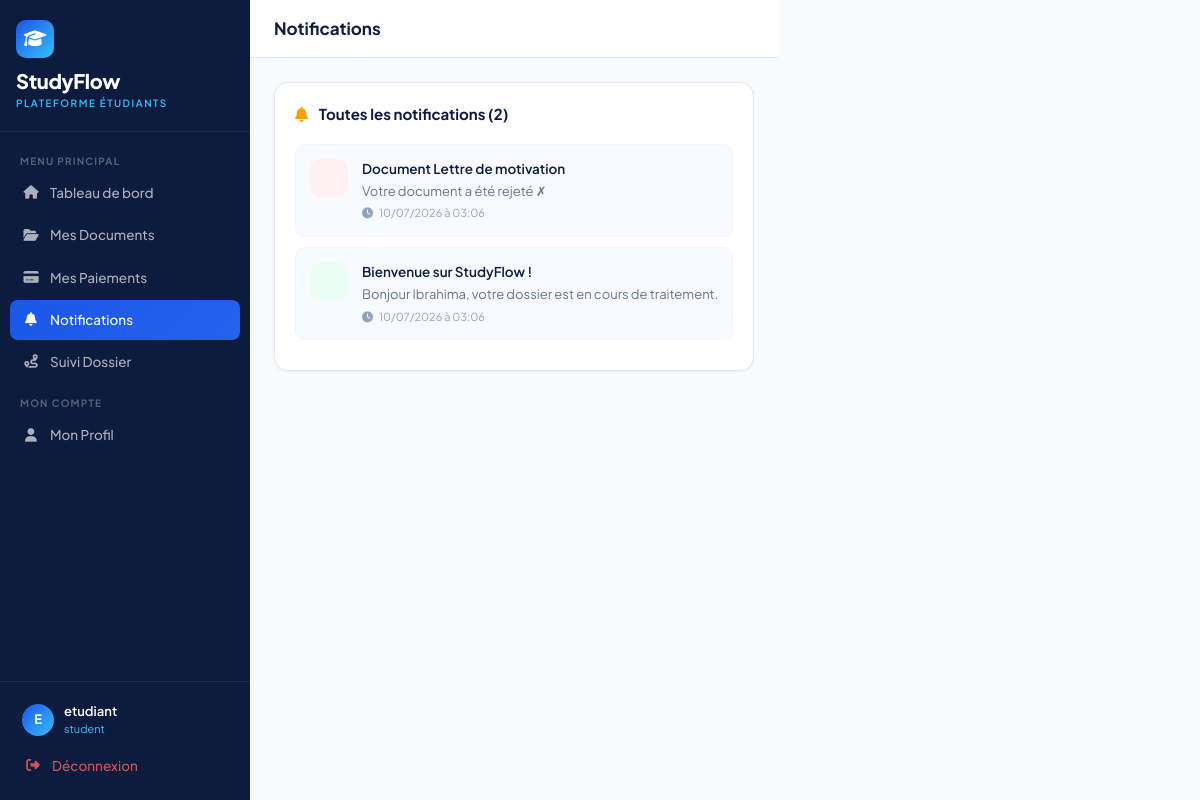
Page /auth/notifications (signed in) on the committed database.
### models/user.py (models this page shows, shortened)
class User(UserMixin, db.Model):
    __tablename__ = 'users'
    id = db.Column(db.Integer, primary_key=True)
    email = db.Column(db.String(120), unique=True, nullable=False)
    password_hash = db.Column(db.String(256))
    role = db.Column(db.String(20), default='student')
    is_active = db.Column(db.Boolean, default=True)
    reset_token = db.Column(db.String(100), nullable=True)
    reset_token_expiry = db.Column(db.DateTime, nullable=True)
    created_at = db.Column(db.DateTime, default=datetime.utcnow)
    student_profile = db.relationship('StudentProfile', backref='user', uselist=False, foreign_keys='StudentProfile.user_id')

class Notification(db.Model):
    __tablename__ = 'notifications'
    id = db.Column(db.Integer, primary_key=True)
    user_id = db.Column(db.Integer, db.ForeignKey('users.id'), nullable=False)
    title = db.Column(db.String(200))
    content = db.Column(db.Text)
    type = db.Column(db.String(30))
    is_read = db.Column(db.Boolean, default=False)
    created_at = db.Column(db.DateTime, default=datetime.utcnow)

### routes/auth.py (the view)
@auth_bp.route('/notifications')
@login_required
def notifications():
    notifs = Notification.query.filter_by(
        user_id=current_user.id
    ).order_by(Notification.created_at.desc()).all()
    for n in notifs:
        n.is_read = True
    db.session.commit()
    return render_template('auth/notifications.html', notifs=notifs)

### templates/auth/notifications.html (shortened to what this page needs)
{% extends "base.html" %}
{% block sidebar_nav %}
<div class="nav-label">Menu Principal</div>
<a href="{{ url_for('auth.dashboard') }}" class="sidebar-link">
  <i class="fas fa-home"></i> Tableau de bord
</a>
<a href="{{ url_for('auth.documents') }}" class="sidebar-link">
  <i class="fas fa-folder-open"></i> Mes Documents
</a>
<a href="{{ url_for('auth.payments') }}" class="sidebar-link">
  <i class="fas fa-credit-card"></i> Mes Paiements
</a>
<a href="{{ url_for('auth.notifications') }}" class="sidebar-link active">
  <i class="fas fa-bell"></i> Notifications
</a>
<a href="{{ url_for('auth.suivi') }}" class="sidebar-link">
  <i class="fas fa-route"></i> Suivi Dossier
</a>
<div class="nav-label">Mon Compte</div>
<a href="{{ url_for('auth.profile') }}" class="sidebar-link">
  <i class="fas fa-user"></i> Mon Profil
</a>
{% endblock %}
{% block page_title %}Notifications{% endblock %}
{% block content %}
<div class="sf-card">
  <div style="font-size:15px;font-weight:700;color:#0D1B3E;margin-bottom:18px;">
    <i class="fas fa-bell" style="color:#F59E0B;margin-right:8px;"></i>
    Toutes les notifications ({{ notifs | length }})
  </div>
  {% if notifs %}
    {% for n in notifs %}
    <div style="display:flex;gap:14px;padding:14px;margin-bottom:10px;border-radius:10px;border:1px solid #F1F5F9;background:{% if not n.is_read %}#F8FAFF{% else %}#FAFAFA{% endif %};">
      <div style="width:38px;height:38px;border-radius:10px;flex-shrink:0;display:flex;align-items:center;justify-content:center;
        {% if n.type == 'success' %}background:#ECFDF5;
        {% elif n.type == 'danger' %}background:#FFF1F2;
        {% elif n.type == 'warning' %}background:#FFFBEB;
        {% else %}background:#EFF6FF;{% endif %}">
      </div>
      <div style="flex:1;">
        <div style="font-size:13.5px;font-weight:600;color:#0D1B3E;margin-bottom:3px;">
          {{ n.title }}
        </div>
        <div style="font-size:13px;color:#64748B;margin-bottom:4px;">{{ n.content }}</div>
        <div style="font-size:11px;color:#94A3B8;">
          <i class="fas fa-clock" style="margin-right:4px;"></i>
          {{ n.created_at.strftime('%d/%m/%Y à %H:%M') }}
        </div>
      </div>
    </div>
    {% endfor %}
  {% endif %}
</div>
{% endblock %}

### templates/base.html (shortened to what this page needs)
<!DOCTYPE html>
<html lang="fr">
<head>
  <link href="https://cdn.jsdelivr.net/npm/bootstrap@5.3.2/dist/css/bootstrap.min.css" rel="stylesheet">
  <link href="https://cdnjs.cloudflare.com/ajax/libs/font-awesome/6.5.0/css/all.min.css" rel="stylesheet">
</head>
<body>
{% block body %}
<div style="display:flex">
  <nav class="sidebar">
    <div class="sidebar-logo">
      <div class="logo-icon"><i class="fas fa-graduation-cap"></i></div>
      <div class="brand-name">StudyFlow</div>
      <div class="brand-sub">Plateforme Étudiants</div>
    </div>
    <div class="sidebar-nav">
      {% block sidebar_nav %}{% endblock %}
    </div>
    <div class="sidebar-footer">
      <div class="sidebar-user">
        <div class="s-avatar">{{ current_user.email[0].upper() }}</div>
        <div>
          <div class="s-name">{{ current_user.email.split('@')[0] }}</div>
          <div class="s-role">{{ current_user.role }}</div>
        </div>
      </div>
      <a href="{{ url_for('auth.logout') }}" class="sidebar-link" style="color:rgba(255,100,100,.8)">
        <i class="fas fa-sign-out-alt"></i> Déconnexion
      </a>
    </div>
  </nav>
  <div class="main-wrap">
    <header class="topbar">
      <div class="topbar-title">{% block page_title %}{% endblock %}</div>
    </header>
    <main class="page-content">
      {% block content %}{% endblock %}
    </main>
  </div>
</div>
{% endblock %}
</body>
</html>

### templates/base.html (style rules this page uses)
:root { --navy: #0D1B3E; --blue: #1A56E8; --sky: #38BDF8; --green: #10B981; --amber: #F59E0B; --rose: #F43F5E; --slate: #64748B; --light: #F8FAFC; --border: #E2E8F0; --sidebar-w: 250px; }
* { box-sizing: border-box; margin: 0; padding: 0; }
body { font-family: 'Plus Jakarta Sans', sans-serif; background: var(--light); color: #1E293B; font-size: 14px; }
.sidebar { position: fixed; top: 0; left: 0; bottom: 0; width: var(--sidebar-w); background: var(--navy); display: flex; flex-direction: column; z-index: 1000; }
.sidebar-logo { padding: 20px 16px; border-bottom: 1px solid rgba(255,255,255,.08); }
.logo-icon { width: 38px; height: 38px; background: linear-gradient(135deg, var(--blue), var(--sky)); border-radius: 10px; display: flex; align-items: center; justify-content: center; font-size: 18px; color: #fff; margin-bottom: 8px; }
.brand-name { font-size: 20px; font-weight: 800; color: #fff; letter-spacing: -.3px; }
.brand-sub { font-size: 10px; color: var(--sky); text-transform: uppercase; letter-spacing: 1.5px; font-weight: 600; }
.sidebar-nav { flex: 1; padding: 10px; overflow-y: auto; }
.nav-label { font-size: 10px; font-weight: 700; letter-spacing: 1.2px; text-transform: uppercase; color: rgba(255,255,255,.3); padding: 12px 10px 4px; }
.sidebar-link { display: flex; align-items: center; gap: 10px; padding: 10px 12px; border-radius: 8px; color: rgba(255,255,255,.65); text-decoration: none; font-weight: 500; font-size: 13.5px; margin-bottom: 2px; transition: all .15s; }
.sidebar-link.active { background: linear-gradient(135deg, var(--blue), #2563EB); color: #fff; }
.sidebar-link i { width: 18px; text-align: center; }
.sidebar-footer { padding: 12px; border-top: 1px solid rgba(255,255,255,.08); }
.sidebar-user { display: flex; align-items: center; gap: 10px; padding: 8px 10px; }
.s-avatar { width: 32px; height: 32px; border-radius: 50%; background: linear-gradient(135deg, var(--blue), var(--sky)); display: flex; align-items: center; justify-content: center; color: #fff; font-weight: 700; font-size: 13px; }
.s-name { color: #fff; font-weight: 600; font-size: 13px; }
.s-role { color: var(--sky); font-size: 11px; }
.main-wrap { margin-left: var(--sidebar-w); min-height: 100vh; }
.topbar { background: #fff; border-bottom: 1px solid var(--border); padding: 0 24px; height: 58px; display: flex; align-items: center; justify-content: space-between; position: sticky; top: 0; z-index: 100; }
.topbar-title { font-size: 17px; font-weight: 700; color: var(--navy); }
.page-content { padding: 24px; }
.sf-card { background: #fff; border: 1px solid var(--border); border-radius: 14px; padding: 20px; box-shadow: 0 1px 3px rgba(0,0,0,.05); }

### rows in the picture
User: email "E", email "etudiant", role "student"
Notification: title "Document Lettre de motivation", content "Votre document a été rejeté ✗", created_at "10/07/2026 à 03:06"
Notification: title "Bienvenue sur StudyFlow !", content "Bonjour Ibrahima, votre dossier est en cours de traitement.", created_at "10/07/2026 à 03:06"

### other values in the picture
{{ notifs | length }} "2"
